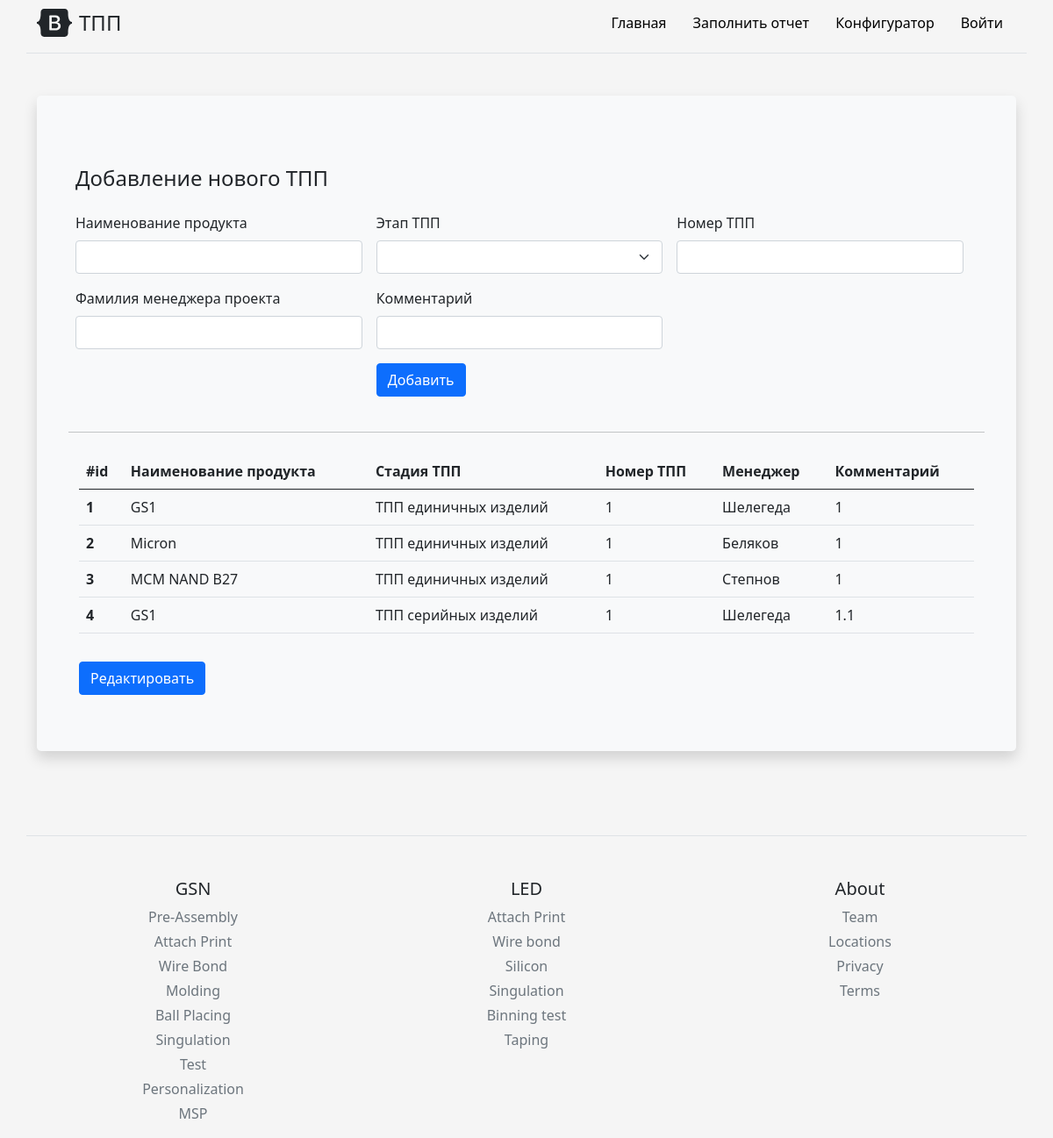
/config_page, run on an earlier commit of the app's database.
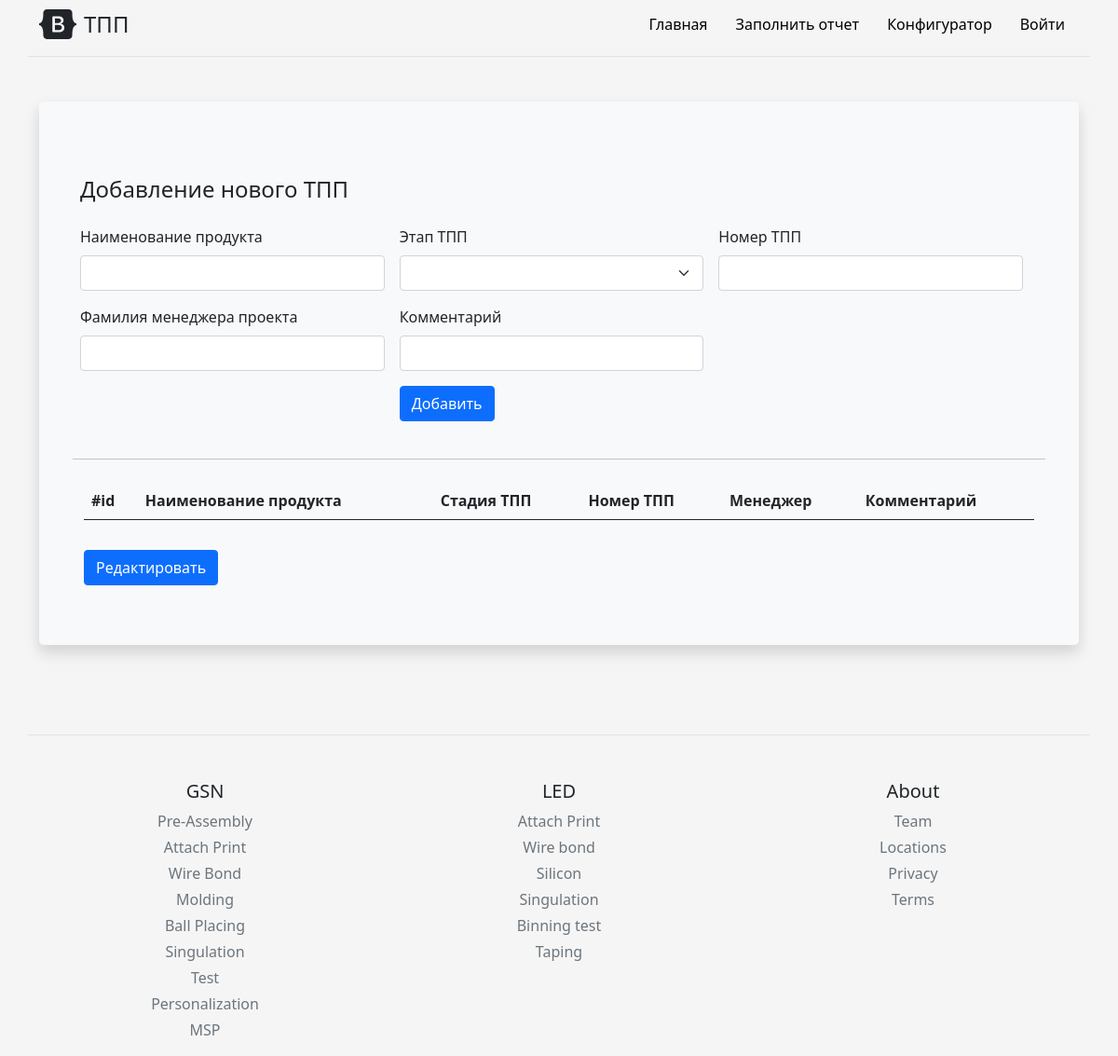
And on a later commit of the database.
### models.py (models this page shows, shortened)
class Tpp_config(db.Model):
    id = db.Column(db.Integer, primary_key=True)
    prod_name = db.Column(db.Text, nullable=False)
    tpp_stage = db.Column(db.Text, nullable=False)
    number = db.Column(db.Text, nullable=False)
    owner = db.Column(db.Text, nullable=False)
    comment = db.Column(db.Text, nullable=False)

### routes.py (the view)
@app_routes.route('/config_page', methods=["POST", "GET"])
def config_page():
    from main import db
    from models import Tpp_config
    tpp_config = db.session.query(Tpp_config).all()
    if request.method == "POST":
        if request.form["btn"] == "add":
            prod_name = request.form['master_add_product']
            tpp_stage = request.form['master_add_tpp_stage']
            number = request.form['master_add_number']
            owner = request.form['master_add_owner']
            comment = request.form['master_comment']
            config_product = Tpp_config(
                prod_name=prod_name,
                tpp_stage=tpp_stage,
                number=number,
                owner=owner,
                comment=comment
            )
            try:
                db.session.add(config_product)
                db.session.commit()
                return redirect('/config_page')
            except:
                return "При добавление произошла ошибка"
        elif request.form["btn"] == "update":
            id_tabel = request.form["up_table_id"]
            prod_name_table = request.form['up_table_prod_name']
            tpp_stage_table = request.form['up_table_tpp_stage']
            number_table = request.form['up_table_number']
            owner_table = request.form['up_table_owner']
            comment_table = request.form['up_table_comment']
            new_prod_name = Tpp_config.query.get(id_tabel)
            print(comment)
            try:
                new_prod_name.prod_name = prod_name_table
                new_prod_name.tpp_stage = tpp_stage_table
                new_prod_name.number = number_table
                new_prod_name.owner = owner_table
                new_prod_name.comment = comment_table
                db.session.add(new_prod_name)
                db.session.commit()
                return redirect('/config_page')
            except:
                return "При изменении произошла ошибка"
    else:
        return render_template('config_page.html', tpp_config=tpp_config)

### templates/config_page.html (shortened to what this page needs)
{% extends 'base.html' %}
{% block body %}
<div class="container py-4">
    <div class="p-5 mb-4 bg-light rounded-3 shadow">
        <div class="row align-items-md-stretch">
            <form class="row g-3" method="post">
                <h4>Добавление нового ТПП</h4>
                <div class="col-sm-4">
                    <label for="master_add_product" class="form-label">Наименование продукта</label>
                    <input type="text" class="form-control" name="master_add_product" id="master_add_product" required>
                </div>
                <div class="col-sm-4">
                    <label for="master_add_tpp_stage" class="form-label">Этап ТПП</label>
                    <select class="form-select" name="master_add_tpp_stage" id="master_add_tpp_stage" required>
                        <option></option>
                        <option>ТПП единичных изделий</option>
                    </select>
                </div>
                <div class="col-sm-4">
                    <label for="master_add_number" class="form-label">Номер ТПП</label>
                    <input type="text" class="form-control" name="master_add_number" id="master_add_number" required>
                </div>
                <div class="col-sm-4">
                    <label for="master_add_owner" class="form-label">Фамилия менеджера проекта</label>
                    <input type="text" class="form-control" name="master_add_owner" id="master_add_owner">
                </div>
                <div class="col-sm-4">
                    <label for="master_comment" class="form-label">Комментарий</label>
                    <input type="text" class="form-control" name="master_comment" id="master_comment">
                    <div class="py-3">
                        <button class="btn btn-m btn-primary btn-block" type="submit" name="btn" value="add"> Добавить </button>
                    </div>
                </div>
            </form>
            <hr class="my-4">
            <div class="col-md-12">
                <table class="table table-hover">
                    <thead>
                        <tr>
                        <th scope="col">#id</th>
                        <th scope="col">Наименование продукта</th>
                        <th scope="col">Стадия ТПП</th>
                        <th scope="col">Номер ТПП</th>
                        <th scope="col">Менеджер</th>
                        <th scope="col">Комментарий</th>
                        </tr>
                    </thead>
                    <tbody method="post" >
                        {% for item in tpp_config %}
                        <tr>
                        <th scope="row" name="up_table_id">{{item.id}}</th>
                        <td contenteditable='true' name="up_table_prod_name">{{item.prod_name}}</td>
                        <td contenteditable='true' name="up_table_tpp_stage">{{item.tpp_stage}}</td>
                        <td contenteditable='true' name="up_table_number">{{item.number}}</td>
                        <td contenteditable='true' name="up_table_owner">{{item.owner}}</td>
                        <td contenteditable='true' name="up_table_comment">{{item.comment}}</td>
                        </tr>
                        {% endfor %}
                    </tbody>
                </table>
                <div class="py-3">
                <button class="btn btn-m btn-primary btn-block" type="submit"  name="btn" value="update"> Редактировать </button>
                </div>
            </div>
         </div>
    </div>
</div>
{% endblock %}

### templates/base.html (shortened to what this page needs)
<!DOCTYPE html>
<html lang="en">
  <head>
    <link rel="stylesheet" href="https://cdn.jsdelivr.net/npm/bootstrap@5.1.0/dist/css/bootstrap.min.css">
    <link rel="stylesheet" href="{{ url_for('static', filename='css/main.css') }}">
  </head>
<body>
  <div class="py-2 container d-flex flex-column flex-md-row align-items-center pb-3 mb-4 border-bottom">
      <a href="/" class="d-flex align-items-center text-dark text-decoration-none">
        <span class="fs-4">ТПП</span>
      </a>
      <nav class="d-inline-flex mt-2 mt-md-0 ms-md-auto">
        <a class="nav__link" href="/">Главная</a>
        <a class="nav__link" href="/form">Заполнить отчет</a>
        <a class="nav__link" href="/config_page">Конфигуратор</a>
        {% if current_user.is_anonymous %}
        <a class="nav__link" href="/login">Войти</a>
        {% else %}
        <a class="nav__link" href="/logout">Выйти</a>
        {% endif %}
      </nav>
    </div>
{% block body %}{% endblock %}
</body>
<footer class="container pt-4 my-md-5 pt-md-5 border-top">
    <div class="text-center row">
      <div class="col-6 col-md">
        <h5>GSN</h5>
        <ul class="list-unstyled text-small">
          <li class="mb-1"><a class="link-secondary text-decoration-none" href="/pa">Pre-Assembly</a></li>
          <li class="mb-1"><a class="link-secondary text-decoration-none" href="/ap">Attach Print</a></li>
          <li class="mb-1"><a class="link-secondary text-decoration-none" href="/wb">Wire Bond</a></li>
          <li class="mb-1"><a class="link-secondary text-decoration-none" href="/md">Molding</a></li>
          <li class="mb-1"><a class="link-secondary text-decoration-none" href="/bp">Ball Placing</a></li>
          <li class="mb-1"><a class="link-secondary text-decoration-none" href="/sing">Singulation</a></li>
          <li class="mb-1"><a class="link-secondary text-decoration-none" href="/test">Test</a></li>
          <li class="mb-1"><a class="link-secondary text-decoration-none" href="/pers">Personalization</a></li>
          <li class="mb-1"><a class="link-secondary text-decoration-none" href="/msp">MSP</a></li>
        </ul>
      </div>
      <div class="col-6 col-md">
        <h5>LED</h5>
        <ul class="list-unstyled text-small">
          <li class="mb-1"><a class="link-secondary text-decoration-none" href="#">Attach Print </a></li>
          <li class="mb-1"><a class="link-secondary text-decoration-none" href="#">Wire bond</a></li>
          <li class="mb-1"><a class="link-secondary text-decoration-none" href="#">Silicon</a></li>
          <li class="mb-1"><a class="link-secondary text-decoration-none" href="#">Singulation</a></li>
          <li class="mb-1"><a class="link-secondary text-decoration-none" href="#">Binning test</a></li>
          <li class="mb-1"><a class="link-secondary text-decoration-none" href="#">Taping</a></li>
        </ul>
      </div>
      <div class="col-6 col-md">
        <h5>About</h5>
        <ul class="list-unstyled text-small">
          <li class="mb-1"><a class="link-secondary text-decoration-none" href="#">Team</a></li>
          <li class="mb-1"><a class="link-secondary text-decoration-none" href="#">Locations</a></li>
          <li class="mb-1"><a class="link-secondary text-decoration-none" href="#">Privacy</a></li>
          <li class="mb-1"><a class="link-secondary text-decoration-none" href="#">Terms</a></li>
        </ul>
      </div>
    </div>
</footer>
</html>

### static/css/main.css (style rules this page uses)
html, body { height: 100%; background-color: #f5f5f5; }
.shadow { background: #ffcc00; box-shadow: 0 0 10px rgba(0,0,0,0.5); padding: 10px; }
.table { border-collapse: collapse; width: 100%; }
th, td { text-align: left; padding: 8px; }
.nav__link { display: inline-block; vertical-align: top; margin: 0 15px; position: relative; color: rgb(0, 0, 0); text-decoration: none; transition: color .1s linear; }
.nav__link:after { content: ""; display: block; width: 100%; height: 3px; opacity: 0; background-color: #656872; position: absolute; top: 100%; left: 0; z-index: 1; transition: opacity .1s linear; }

What changed in the data, as far as the page shows it:
removed Tpp_config: id "1", prod_name "GS1", tpp_stage "ТПП единичных изделий", number "1", owner "Шелегеда", comment "1"
removed Tpp_config: id "2", prod_name "Micron", tpp_stage "ТПП единичных изделий", number "1", owner "Беляков", comment "1"
removed Tpp_config: id "3", prod_name "MCM NAND B27", tpp_stage "ТПП единичных изделий", number "1", owner "Степнов", comment "1"
removed Tpp_config: id "4", prod_name "GS1", tpp_stage "ТПП серийных изделий", number "1", owner "Шелегеда", comment "1.1"
